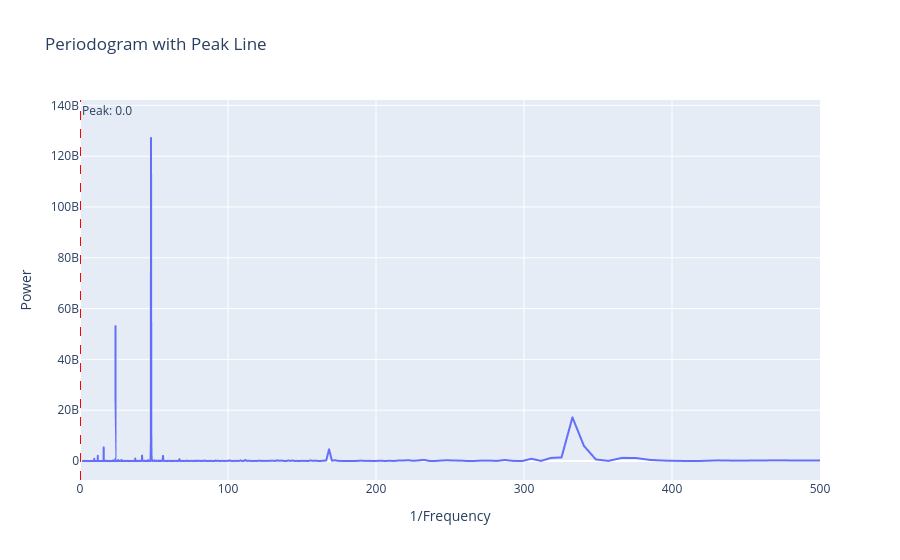

Notebook cell for this chart:
### Code cell
# Produce linear regresssion with time features

# Split data into training and test data
train_df = df['2024-01-01':'2024-10-31']
test_df = df['2024-11-01':'2024-12-31']

# Plot periodogram
from scipy import signal

frequencies, power_density = signal.periodogram(train_df['ND'])

#remove first entry
frequencies = frequencies[1:]
power_density = power_density[1:]

#Find the peak frequency
peak_freq = frequencies[np.argmax(power_density)]


fig = px.line(
    x=1/frequencies, 
    y=power_density, 
    labels={'x': '1/Frequency', 'y': 'Power'},
    title='Periodogram with Peak Line',
    range_x=[0,500]
)

# 5. Add the vertical peak line
fig.add_vline(
    x=peak_freq, 
    line_dash="dash", 
    line_color="red", 
    annotation_text=f"Peak: {peak_freq:.1f}",
    annotation_position="top right"
)

#fig.show();

### Figure 1 — Plotly figure (JSON) as saved in the notebook; plotly's stock layout.template omitted (floating-point values rounded to 4 significant figures; data arrays with more than 128 entries replaced by an {"elided": "..."} marker saying what was removed)
{"data": [{"hovertemplate": "1/Frequency=%{x}<br>Power=%{y}<extra></extra>", "legendgroup": "", "line": {"color": "#636efa", "dash": "solid"}, "marker": {"symbol": "circle"}, "mode": "lines", "name": "", "showlegend": false, "type": "scattergl", "x": {"elided": "7320 float values"}, "xaxis": "x", "y": {"elided": "7320 float values"}, "yaxis": "y"}], "layout": {"annotations": [{"showarrow": false, "text": "Peak: 0.0", "x": 6.831e-05, "xanchor": "left", "xref": "x", "y": 1, "yanchor": "top", "yref": "y domain"}], "legend": {"tracegroupgap": 0}, "shapes": [{"line": {"color": "red", "dash": "dash"}, "type": "line", "x0": 6.831e-05, "x1": 6.831e-05, "xref": "x", "y0": 0, "y1": 1, "yref": "y domain"}], "title": {"text": "Periodogram with Peak Line"}, "xaxis": {"anchor": "y", "domain": [0, 1], "range": [0, 500], "title": {"text": "1/Frequency"}}, "yaxis": {"anchor": "x", "domain": [0, 1], "title": {"text": "Power"}}}}
